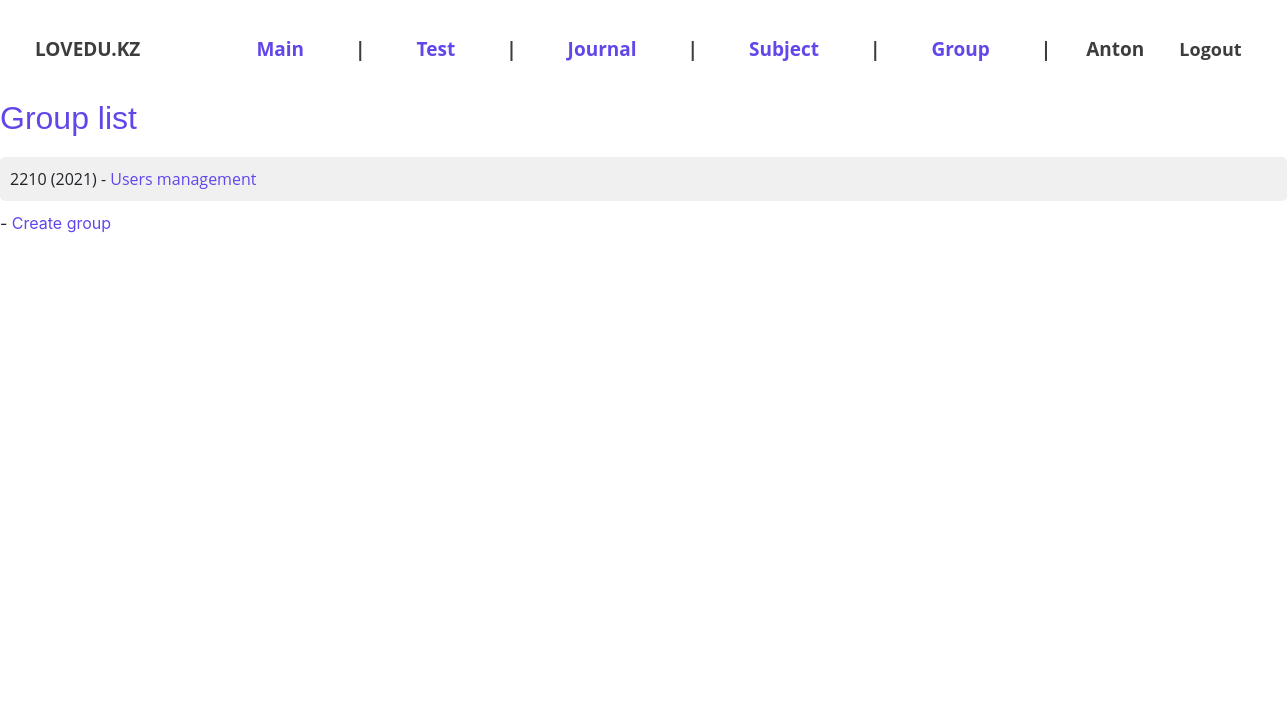
Screenshot of /groups/ (signed in) with the database file from the repository.
### Quiz/models.py (models this page shows, shortened)
class CustomUser(AbstractUser):
    id = models.AutoField(primary_key=True)
    custom_groups = models.ManyToManyField(
        'CustomGroup',
        verbose_name=_('custom groups'),
        blank=True,
        help_text=_('The custom groups this user belongs to.'),
        related_name="custom_user_groups",
        related_query_name="custom_user",
    )
    user_permissions = models.ManyToManyField(
        Permission,
        verbose_name=_('user permissions'),
        blank=True,
        help_text=_('Specific permissions for this user.'),
        related_name="custom_user_permissions",
        related_query_name="user",
    )
    USER_TYPE_CHOICES = (
        (1, 'student'),
        (2, 'teacher'),
        (3, 'admin'),
    )
    subjects = models.ManyToManyField('Subject', related_name='users', blank=True)
    user_type = models.PositiveSmallIntegerField(choices=USER_TYPE_CHOICES, default=3)

class CustomGroup(models.Model):
    name = models.CharField(max_length=200)
    year = models.IntegerField()
    subjects = models.ManyToManyField('Subject', related_name='custom_groups')

### Quiz/views.py (the view)
# urls.py: path('groups/', group_list, name='group_list'),
@login_required
@user_passes_test(lambda u: u.is_staff)
def group_list(request):
    groups = CustomGroup.objects.all()
    return render(request, 'Quiz/group_list.html', {'groups': groups})

### Quiz/templates/Quiz/group_list.html
{% extends 'Quiz/dependencies.html' %}
{% load static %}
{% block content %}
<head>
     <link rel="stylesheet" href="{% static 'styles/grouplist.css' %}">
</head>
    <h2>Group list</h2>
    <ul>
        {% for group in groups %}
            <li>
                {{ group.name }} ({{ group.year }})
                - <a href="{% url 'manage_group_users' group.id %}">Users management</a>
            </li>
        {% endfor %}
                        - <a href="{% url 'add_group' %}">Create group</a>
    </ul>
{% endblock %}

### Quiz/templates/Quiz/navbar.html (shortened to what this page needs)
{% load static %}
<head>
     <link rel="stylesheet" href="{% static 'styles/style.css' %}">
</head>
	<section class="secmain">
  <div id="menu">
      <p>LOVEDU.KZ</p>
  <div class="separator">
      <a class="nav-link" href="{% url 'home' %}"><span class="main" >Main</span></a>
      <span>|</span>
      {% if request.user.is_staff %}
        <a class="nav-link" href="{% url 'create_test' %}"><span class="test">Test</span></a>
    	<span>|</span>
      {% endif %}
       {% if request.user.is_staff %}
          <a class="nav-link" href="{% url 'journal' %}"><span class="journal">Journal</span></a>
     	<span>|</span>
            <a class="nav-link" href="{% url 'add_subject' %}"><span class="journal">Subject</span></a>
     	<span>|</span>
                  <a class="nav-link" href="{% url 'group_list' %}"><span class="journal">Group</span></a>
     	<span>|</span>
      {% endif %}
      {% if user.is_authenticated %}
      <span class="greet">{{request.user}}</span>
      {% endif %}
  <span ><a  class="greet" href="{% url 'logout' %}">Logout</a></span>
  </div>
</div>

### static/styles/style.css (style rules this page uses)
#menu { display: flex; align-items: center; }
#menu p { margin: 35px; font-size: 19px; color: #3D3D3D; }
#menu p, #menu .separator { margin-right: 100px; font-family: 'Open Sans', sans-serif; font-weight: bold; color: #3D3D3D; }
#menu .separator, #menu img { margin-right: 600px; }
.separator { display: flex; align-items: center; }
.separator span { margin-right: 35px; font-size: 19px; }
.separator .main { color: #6246EA; }
.secmain { width: 100%; height: 700px; background-color: white; }

### static/styles/grouplist.css (style rules this page uses)
h2 { font-family: 'Peace Sans', sans-serif; color: #6246EA; margin-bottom: 20px; }
ul { list-style-type: none; padding: 0; }
li { background-color: #F0F0F0; margin-bottom: 10px; padding: 10px; border-radius: 5px; font-family: 'Open Sans', sans-serif; }
a { color: #6246EA; text-decoration: none; }

### Quiz/templates/Quiz/navbar.html (style rules this page uses)
.greet { font-size: 18px; color: #3D3D3D; text-align: right; }

### rows the page displays
CustomUser: user "Anton"
CustomGroup: name "2210", year "2021"
